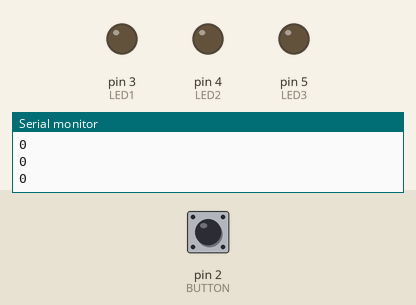
This sketch was run on a simulated Arduino Uno, built with avr-gcc and run on an emulated ATmega328P. Shown: output pins drawn as LEDs (lit = HIGH), the last lines printed to the serial monitor. The test bench sets the inputs (shaded band); at power-on: pin 2 (BUTTON) LOW.

Above: at 1.8 s.
1.9 s: pin 2 (BUTTON) pulled HIGH for 3.2 s
At 4.9 s:
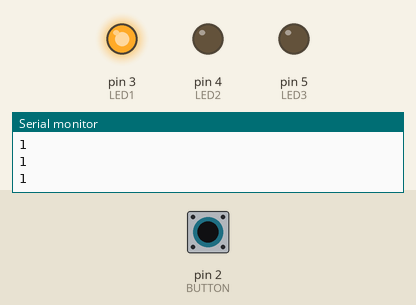
Timing chart, 0 to 7.5 s (numbered marks = the images above; inputs shaded):
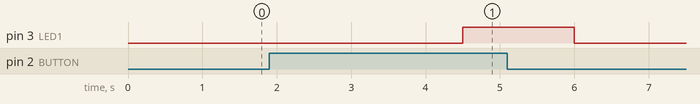

The sketch:

button_increment.ino
```cpp
//включение светодиода после удержания кнопки в течение 10 секунд


#define BUTTON 2
#define LED1 3
#define LED2 4
#define LED3 5

void setup() {
  // put your setup code here, to run once:
  pinMode(LED1, OUTPUT);
  pinMode(LED2, OUTPUT);
  pinMode(LED3, OUTPUT);
  pinMode(BUTTON, INPUT);
  Serial.begin(9600);
}

int increment = 0;

void loop() {
  // put your main code here, to run repeatedly:
  bool button_state = digitalRead(BUTTON);
  Serial.println(button_state);
  delay(500);
  if (button_state)
    increment++;
  else
    increment = 0;

  if (increment >= 5)
    digitalWrite(LED1, HIGH);
  else
    digitalWrite(LED1, LOW);
}
```

Measured:
- after the input at 1.9 s, pin 3 (LED1): LOW → HIGH after 2.6 s, → LOW 1.5 s later
